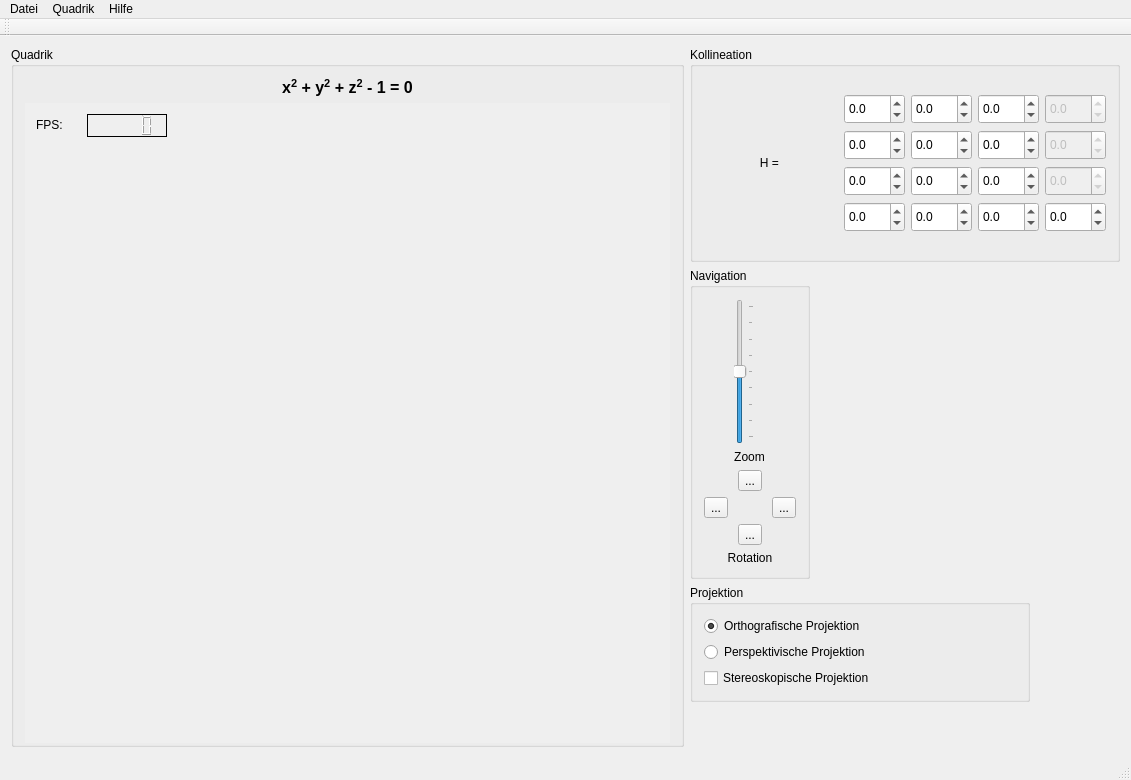
<?xml version="1.0" encoding="UTF-8"?>
<ui version="4.0">
 <class>MainWindow</class>
 <widget class="QMainWindow" name="MainWindow">
  <property name="geometry">
   <rect>
    <x>0</x>
    <y>0</y>
    <width>1131</width>
    <height>780</height>
   </rect>
  </property>
  <property name="minimumSize">
   <size>
    <width>0</width>
    <height>730</height>
   </size>
  </property>
  <property name="font">
   <font>
    <weight>50</weight>
    <bold>false</bold>
   </font>
  </property>
  <property name="windowTitle">
   <string>Quadriken im Raum</string>
  </property>
  <widget class="QWidget" name="centralWidget">
   <layout class="QHBoxLayout" name="horizontalLayout_2">
    <item>
     <widget class="QGroupBox" name="groupBox_4">
      <property name="title">
       <string>Quadrik</string>
      </property>
      <layout class="QVBoxLayout" name="verticalLayout_3">
       <item>
        <widget class="QLabel" name="equation">
         <property name="font">
          <font>
           <pointsize>12</pointsize>
           <weight>75</weight>
           <bold>true</bold>
          </font>
         </property>
         <property name="text">
          <string>x&lt;sup&gt;2&lt;/sup&gt; + y&lt;sup&gt;2&lt;/sup&gt; + z&lt;sup&gt;2&lt;/sup&gt; - 1 = 0</string>
         </property>
         <property name="alignment">
          <set>Qt::AlignCenter</set>
         </property>
        </widget>
       </item>
       <item>
        <widget class="MyGLWidget" name="myGLWidget" native="true">
         <property name="sizePolicy">
          <sizepolicy hsizetype="Preferred" vsizetype="Expanding">
           <horstretch>0</horstretch>
           <verstretch>0</verstretch>
          </sizepolicy>
         </property>
         <property name="minimumSize">
          <size>
           <width>640</width>
           <height>640</height>
          </size>
         </property>
         <property name="autoFillBackground">
          <bool>true</bool>
         </property>
         <widget class="QWidget" name="layoutWidget">
          <property name="geometry">
           <rect>
            <x>0</x>
            <y>0</y>
            <width>134</width>
            <height>25</height>
           </rect>
          </property>
          <layout class="QHBoxLayout" name="horizontalLayout">
           <property name="sizeConstraint">
            <enum>QLayout::SetFixedSize</enum>
           </property>
           <item>
            <widget class="QLabel" name="label_fps">
             <property name="sizePolicy">
              <sizepolicy hsizetype="Fixed" vsizetype="Fixed">
               <horstretch>0</horstretch>
               <verstretch>0</verstretch>
              </sizepolicy>
             </property>
             <property name="minimumSize">
              <size>
               <width>45</width>
               <height>0</height>
              </size>
             </property>
             <property name="text">
              <string>FPS:</string>
             </property>
             <property name="alignment">
              <set>Qt::AlignLeading|Qt::AlignLeft|Qt::AlignVCenter</set>
             </property>
            </widget>
           </item>
           <item>
            <widget class="QLCDNumber" name="lcdNumber_fps">
             <property name="sizePolicy">
              <sizepolicy hsizetype="Fixed" vsizetype="Fixed">
               <horstretch>0</horstretch>
               <verstretch>0</verstretch>
              </sizepolicy>
             </property>
             <property name="minimumSize">
              <size>
               <width>80</width>
               <height>0</height>
              </size>
             </property>
             <property name="frameShape">
              <enum>QFrame::Box</enum>
             </property>
             <property name="frameShadow">
              <enum>QFrame::Plain</enum>
             </property>
            </widget>
           </item>
          </layout>
         </widget>
        </widget>
       </item>
      </layout>
     </widget>
    </item>
    <item>
     <layout class="QVBoxLayout" name="verticalLayout_4">
      <property name="sizeConstraint">
       <enum>QLayout::SetFixedSize</enum>
      </property>
      <item>
       <widget class="QGroupBox" name="groupBox">
        <property name="sizePolicy">
         <sizepolicy hsizetype="Fixed" vsizetype="Fixed">
          <horstretch>0</horstretch>
          <verstretch>0</verstretch>
         </sizepolicy>
        </property>
        <property name="minimumSize">
         <size>
          <width>430</width>
          <height>215</height>
         </size>
        </property>
        <property name="title">
         <string>Kollineation</string>
        </property>
        <layout class="QVBoxLayout" name="verticalLayout_6">
         <item>
          <layout class="QHBoxLayout" name="horizontalLayout_3">
           <property name="sizeConstraint">
            <enum>QLayout::SetFixedSize</enum>
           </property>
           <item>
            <widget class="QLabel" name="label_Matrize">
             <property name="text">
              <string>H = </string>
             </property>
             <property name="alignment">
              <set>Qt::AlignCenter</set>
             </property>
            </widget>
           </item>
           <item>
            <layout class="QGridLayout" name="gridLayout">
             <property name="sizeConstraint">
              <enum>QLayout::SetFixedSize</enum>
             </property>
             <item row="0" column="0">
              <widget class="QDoubleSpinBox" name="doubleSpinBox_11">
               <property name="sizePolicy">
                <sizepolicy hsizetype="Fixed" vsizetype="Fixed">
                 <horstretch>0</horstretch>
                 <verstretch>0</verstretch>
                </sizepolicy>
               </property>
               <property name="minimumSize">
                <size>
                 <width>0</width>
                 <height>30</height>
                </size>
               </property>
               <property name="maximumSize">
                <size>
                 <width>70</width>
                 <height>16777215</height>
                </size>
               </property>
               <property name="toolTip">
                <string>Koeffizient a</string>
               </property>
               <property name="decimals">
                <number>1</number>
               </property>
               <property name="minimum">
                <double>-100.000000000000000</double>
               </property>
               <property name="singleStep">
                <double>0.100000000000000</double>
               </property>
              </widget>
             </item>
             <item row="0" column="1">
              <widget class="QDoubleSpinBox" name="doubleSpinBox_12">
               <property name="sizePolicy">
                <sizepolicy hsizetype="Fixed" vsizetype="Fixed">
                 <horstretch>0</horstretch>
                 <verstretch>0</verstretch>
                </sizepolicy>
               </property>
               <property name="minimumSize">
                <size>
                 <width>0</width>
                 <height>30</height>
                </size>
               </property>
               <property name="maximumSize">
                <size>
                 <width>70</width>
                 <height>16777215</height>
                </size>
               </property>
               <property name="toolTip">
                <string>Koeffizient h </string>
               </property>
               <property name="decimals">
                <number>1</number>
               </property>
               <property name="minimum">
                <double>-100.000000000000000</double>
               </property>
               <property name="singleStep">
                <double>0.100000000000000</double>
               </property>
              </widget>
             </item>
             <item row="0" column="2">
              <widget class="QDoubleSpinBox" name="doubleSpinBox_13">
               <property name="sizePolicy">
                <sizepolicy hsizetype="Fixed" vsizetype="Fixed">
                 <horstretch>0</horstretch>
                 <verstretch>0</verstretch>
                </sizepolicy>
               </property>
               <property name="minimumSize">
                <size>
                 <width>0</width>
                 <height>30</height>
                </size>
               </property>
               <property name="maximumSize">
                <size>
                 <width>70</width>
                 <height>16777215</height>
                </size>
               </property>
               <property name="toolTip">
                <string>Koeffizient g</string>
               </property>
               <property name="decimals">
                <number>1</number>
               </property>
               <property name="minimum">
                <double>-100.000000000000000</double>
               </property>
               <property name="singleStep">
                <double>0.100000000000000</double>
               </property>
              </widget>
             </item>
             <item row="0" column="3">
              <widget class="QDoubleSpinBox" name="doubleSpinBox_14">
               <property name="enabled">
                <bool>false</bool>
               </property>
               <property name="sizePolicy">
                <sizepolicy hsizetype="Fixed" vsizetype="Fixed">
                 <horstretch>0</horstretch>
                 <verstretch>0</verstretch>
                </sizepolicy>
               </property>
               <property name="minimumSize">
                <size>
                 <width>0</width>
                 <height>30</height>
                </size>
               </property>
               <property name="maximumSize">
                <size>
                 <width>70</width>
                 <height>16777215</height>
                </size>
               </property>
               <property name="toolTip">
                <string>Koeffizient p</string>
               </property>
               <property name="decimals">
                <number>1</number>
               </property>
               <property name="minimum">
                <double>-100.000000000000000</double>
               </property>
               <property name="singleStep">
                <double>0.100000000000000</double>
               </property>
              </widget>
             </item>
             <item row="1" column="0">
              <widget class="QDoubleSpinBox" name="doubleSpinBox_21">
               <property name="enabled">
                <bool>true</bool>
               </property>
               <property name="sizePolicy">
                <sizepolicy hsizetype="Fixed" vsizetype="Fixed">
                 <horstretch>0</horstretch>
                 <verstretch>0</verstretch>
                </sizepolicy>
               </property>
               <property name="minimumSize">
                <size>
                 <width>0</width>
                 <height>30</height>
                </size>
               </property>
               <property name="maximumSize">
                <size>
                 <width>70</width>
                 <height>16777215</height>
                </size>
               </property>
               <property name="toolTip">
                <string>Koeffizient h</string>
               </property>
               <property name="decimals">
                <number>1</number>
               </property>
               <property name="minimum">
                <double>-100.000000000000000</double>
               </property>
               <property name="singleStep">
                <double>0.100000000000000</double>
               </property>
              </widget>
             </item>
             <item row="1" column="1">
              <widget class="QDoubleSpinBox" name="doubleSpinBox_22">
               <property name="sizePolicy">
                <sizepolicy hsizetype="Fixed" vsizetype="Fixed">
                 <horstretch>0</horstretch>
                 <verstretch>0</verstretch>
                </sizepolicy>
               </property>
               <property name="minimumSize">
                <size>
                 <width>0</width>
                 <height>30</height>
                </size>
               </property>
               <property name="maximumSize">
                <size>
                 <width>70</width>
                 <height>16777215</height>
                </size>
               </property>
               <property name="toolTip">
                <string>Koeffizient b</string>
               </property>
               <property name="decimals">
                <number>1</number>
               </property>
               <property name="minimum">
                <double>-100.000000000000000</double>
               </property>
               <property name="singleStep">
                <double>0.100000000000000</double>
               </property>
              </widget>
             </item>
             <item row="1" column="2">
              <widget class="QDoubleSpinBox" name="doubleSpinBox_23">
               <property name="sizePolicy">
                <sizepolicy hsizetype="Fixed" vsizetype="Fixed">
                 <horstretch>0</horstretch>
                 <verstretch>0</verstretch>
                </sizepolicy>
               </property>
               <property name="minimumSize">
                <size>
                 <width>0</width>
                 <height>30</height>
                </size>
               </property>
               <property name="maximumSize">
                <size>
                 <width>70</width>
                 <height>16777215</height>
                </size>
               </property>
               <property name="toolTip">
                <string>Koeffizient f</string>
               </property>
               <property name="decimals">
                <number>1</number>
               </property>
               <property name="minimum">
                <double>-100.000000000000000</double>
               </property>
               <property name="singleStep">
                <double>0.100000000000000</double>
               </property>
              </widget>
             </item>
             <item row="1" column="3">
              <widget class="QDoubleSpinBox" name="doubleSpinBox_24">
               <property name="enabled">
                <bool>false</bool>
               </property>
               <property name="sizePolicy">
                <sizepolicy hsizetype="Fixed" vsizetype="Fixed">
                 <horstretch>0</horstretch>
                 <verstretch>0</verstretch>
                </sizepolicy>
               </property>
               <property name="minimumSize">
                <size>
                 <width>0</width>
                 <height>30</height>
                </size>
               </property>
               <property name="maximumSize">
                <size>
                 <width>70</width>
                 <height>16777215</height>
                </size>
               </property>
               <property name="toolTip">
                <string>Koeffizient q</string>
               </property>
               <property name="decimals">
                <number>1</number>
               </property>
               <property name="minimum">
                <double>-100.000000000000000</double>
               </property>
               <property name="singleStep">
                <double>0.100000000000000</double>
               </property>
              </widget>
             </item>
             <item row="2" column="0">
              <widget class="QDoubleSpinBox" name="doubleSpinBox_31">
               <property name="enabled">
                <bool>true</bool>
               </property>
               <property name="sizePolicy">
                <sizepolicy hsizetype="Fixed" vsizetype="Fixed">
                 <horstretch>0</horstretch>
                 <verstretch>0</verstretch>
                </sizepolicy>
               </property>
               <property name="minimumSize">
                <size>
                 <width>0</width>
                 <height>30</height>
                </size>
               </property>
               <property name="maximumSize">
                <size>
                 <width>70</width>
                 <height>16777215</height>
                </size>
               </property>
               <property name="toolTip">
                <string>Koeffizient g</string>
               </property>
               <property name="decimals">
                <number>1</number>
               </property>
               <property name="minimum">
                <double>-100.000000000000000</double>
               </property>
               <property name="singleStep">
                <double>0.100000000000000</double>
               </property>
              </widget>
             </item>
             <item row="2" column="1">
              <widget class="QDoubleSpinBox" name="doubleSpinBox_32">
               <property name="enabled">
                <bool>true</bool>
               </property>
               <property name="sizePolicy">
                <sizepolicy hsizetype="Fixed" vsizetype="Fixed">
                 <horstretch>0</horstretch>
                 <verstretch>0</verstretch>
                </sizepolicy>
               </property>
               <property name="minimumSize">
                <size>
                 <width>0</width>
                 <height>30</height>
                </size>
               </property>
               <property name="maximumSize">
                <size>
                 <width>70</width>
                 <height>16777215</height>
                </size>
               </property>
               <property name="toolTip">
                <string>Koeffizient f</string>
               </property>
               <property name="decimals">
                <number>1</number>
               </property>
               <property name="minimum">
                <double>-100.000000000000000</double>
               </property>
               <property name="singleStep">
                <double>0.100000000000000</double>
               </property>
              </widget>
             </item>
             <item row="2" column="2">
              <widget class="QDoubleSpinBox" name="doubleSpinBox_33">
               <property name="sizePolicy">
                <sizepolicy hsizetype="Fixed" vsizetype="Fixed">
                 <horstretch>0</horstretch>
                 <verstretch>0</verstretch>
                </sizepolicy>
               </property>
               <property name="minimumSize">
                <size>
                 <width>0</width>
                 <height>30</height>
                </size>
               </property>
               <property name="maximumSize">
                <size>
                 <width>70</width>
                 <height>16777215</height>
                </size>
               </property>
               <property name="toolTip">
                <string>Koeffizient c</string>
               </property>
               <property name="decimals">
                <number>1</number>
               </property>
               <property name="minimum">
                <double>-100.000000000000000</double>
               </property>
               <property name="singleStep">
                <double>0.100000000000000</double>
               </property>
              </widget>
             </item>
             <item row="2" column="3">
              <widget class="QDoubleSpinBox" name="doubleSpinBox_34">
               <property name="enabled">
                <bool>false</bool>
               </property>
               <property name="sizePolicy">
                <sizepolicy hsizetype="Fixed" vsizetype="Fixed">
                 <horstretch>0</horstretch>
                 <verstretch>0</verstretch>
                </sizepolicy>
               </property>
               <property name="minimumSize">
                <size>
                 <width>0</width>
                 <height>30</height>
                </size>
               </property>
               <property name="maximumSize">
                <size>
                 <width>70</width>
                 <height>16777215</height>
                </size>
               </property>
               <property name="toolTip">
                <string>Koeffizient r</string>
               </property>
               <property name="decimals">
                <number>1</number>
               </property>
               <property name="minimum">
                <double>-100.000000000000000</double>
               </property>
               <property name="singleStep">
                <double>0.100000000000000</double>
               </property>
              </widget>
             </item>
             <item row="3" column="0">
              <widget class="QDoubleSpinBox" name="doubleSpinBox_41">
               <property name="enabled">
                <bool>true</bool>
               </property>
               <property name="sizePolicy">
                <sizepolicy hsizetype="Fixed" vsizetype="Fixed">
                 <horstretch>0</horstretch>
                 <verstretch>0</verstretch>
                </sizepolicy>
               </property>
               <property name="minimumSize">
                <size>
                 <width>0</width>
                 <height>30</height>
                </size>
               </property>
               <property name="maximumSize">
                <size>
                 <width>70</width>
                 <height>16777215</height>
                </size>
               </property>
               <property name="toolTip">
                <string>Koeffizient p</string>
               </property>
               <property name="decimals">
                <number>1</number>
               </property>
               <property name="minimum">
                <double>-100.000000000000000</double>
               </property>
               <property name="singleStep">
                <double>0.100000000000000</double>
               </property>
              </widget>
             </item>
             <item row="3" column="1">
              <widget class="QDoubleSpinBox" name="doubleSpinBox_42">
               <property name="enabled">
                <bool>true</bool>
               </property>
               <property name="sizePolicy">
                <sizepolicy hsizetype="Fixed" vsizetype="Fixed">
                 <horstretch>0</horstretch>
                 <verstretch>0</verstretch>
                </sizepolicy>
               </property>
               <property name="minimumSize">
                <size>
                 <width>0</width>
                 <height>30</height>
                </size>
               </property>
               <property name="maximumSize">
                <size>
                 <width>70</width>
                 <height>16777215</height>
                </size>
               </property>
               <property name="toolTip">
                <string>Koeffizient q</string>
               </property>
               <property name="decimals">
                <number>1</number>
               </property>
               <property name="minimum">
                <double>-100.000000000000000</double>
               </property>
               <property name="singleStep">
                <double>0.100000000000000</double>
               </property>
              </widget>
             </item>
             <item row="3" column="2">
              <widget class="QDoubleSpinBox" name="doubleSpinBox_43">
               <property name="enabled">
                <bool>true</bool>
               </property>
               <property name="sizePolicy">
                <sizepolicy hsizetype="Fixed" vsizetype="Fixed">
                 <horstretch>0</horstretch>
                 <verstretch>0</verstretch>
                </sizepolicy>
               </property>
               <property name="minimumSize">
                <size>
                 <width>0</width>
                 <height>30</height>
                </size>
               </property>
               <property name="maximumSize">
                <size>
                 <width>70</width>
                 <height>16777215</height>
                </size>
               </property>
               <property name="toolTip">
                <string>Koeffizient r</string>
               </property>
               <property name="decimals">
                <number>1</number>
               </property>
               <property name="minimum">
                <double>-100.000000000000000</double>
               </property>
               <property name="singleStep">
                <double>0.100000000000000</double>
               </property>
              </widget>
             </item>
             <item row="3" column="3">
              <widget class="QDoubleSpinBox" name="doubleSpinBox_44">
               <property name="sizePolicy">
                <sizepolicy hsizetype="Fixed" vsizetype="Fixed">
                 <horstretch>0</horstretch>
                 <verstretch>0</verstretch>
                </sizepolicy>
               </property>
               <property name="minimumSize">
                <size>
                 <width>0</width>
                 <height>30</height>
                </size>
               </property>
               <property name="maximumSize">
                <size>
                 <width>70</width>
                 <height>16777215</height>
                </size>
               </property>
               <property name="toolTip">
                <string>Koeffizient d</string>
               </property>
               <property name="decimals">
                <number>1</number>
               </property>
               <property name="minimum">
                <double>-100.000000000000000</double>
               </property>
               <property name="singleStep">
                <double>0.100000000000000</double>
               </property>
              </widget>
             </item>
            </layout>
           </item>
          </layout>
         </item>
        </layout>
       </widget>
      </item>
      <item>
       <widget class="QGroupBox" name="groupBox_2">
        <property name="sizePolicy">
         <sizepolicy hsizetype="Fixed" vsizetype="Fixed">
          <horstretch>0</horstretch>
          <verstretch>0</verstretch>
         </sizepolicy>
        </property>
        <property name="minimumSize">
         <size>
          <width>0</width>
          <height>0</height>
         </size>
        </property>
        <property name="maximumSize">
         <size>
          <width>120</width>
          <height>16777215</height>
         </size>
        </property>
        <property name="title">
         <string>Navigation</string>
        </property>
        <layout class="QVBoxLayout" name="verticalLayout_2">
         <item>
          <layout class="QGridLayout" name="gridLayout_3">
           <item row="0" column="0">
            <widget class="QSlider" name="verticalSlider_zoom">
             <property name="sizePolicy">
              <sizepolicy hsizetype="Fixed" vsizetype="Fixed">
               <horstretch>0</horstretch>
               <verstretch>0</verstretch>
              </sizepolicy>
             </property>
             <property name="minimumSize">
              <size>
               <width>0</width>
               <height>145</height>
              </size>
             </property>
             <property name="minimum">
              <number>1</number>
             </property>
             <property name="maximum">
              <number>9</number>
             </property>
             <property name="pageStep">
              <number>1</number>
             </property>
             <property name="value">
              <number>5</number>
             </property>
             <property name="sliderPosition">
              <number>5</number>
             </property>
             <property name="orientation">
              <enum>Qt::Vertical</enum>
             </property>
             <property name="tickPosition">
              <enum>QSlider::TicksBelow</enum>
             </property>
            </widget>
           </item>
           <item row="1" column="0">
            <widget class="QLabel" name="label_zoom">
             <property name="sizePolicy">
              <sizepolicy hsizetype="Fixed" vsizetype="Fixed">
               <horstretch>0</horstretch>
               <verstretch>0</verstretch>
              </sizepolicy>
             </property>
             <property name="text">
              <string>Zoom</string>
             </property>
             <property name="alignment">
              <set>Qt::AlignCenter</set>
             </property>
            </widget>
           </item>
          </layout>
         </item>
         <item>
          <layout class="QVBoxLayout" name="verticalLayout">
           <item>
            <layout class="QGridLayout" name="gridLayout_2">
             <item row="2" column="1" alignment="Qt::AlignHCenter">
              <widget class="QToolButton" name="toolButton_down">
               <property name="text">
                <string>...</string>
               </property>
               <property name="icon">
                <iconset theme="down">
                 <normaloff/>
                </iconset>
               </property>
               <property name="shortcut">
                <string>Ctrl+Shift+Down</string>
               </property>
              </widget>
             </item>
             <item row="0" column="1" alignment="Qt::AlignHCenter">
              <widget class="QToolButton" name="toolButton_up">
               <property name="text">
                <string>...</string>
               </property>
               <property name="icon">
                <iconset theme="up">
                 <normaloff/>
                </iconset>
               </property>
               <property name="shortcut">
                <string>Ctrl+Shift+Up</string>
               </property>
              </widget>
             </item>
             <item row="1" column="0" alignment="Qt::AlignVCenter">
              <widget class="QToolButton" name="toolButton_left">
               <property name="layoutDirection">
                <enum>Qt::LeftToRight</enum>
               </property>
               <property name="text">
                <string>...</string>
               </property>
               <property name="icon">
                <iconset theme="back">
                 <normaloff/>
                </iconset>
               </property>
               <property name="shortcut">
                <string>Ctrl+Shift+Left</string>
               </property>
              </widget>
             </item>
             <item row="1" column="2" alignment="Qt::AlignVCenter">
              <widget class="QToolButton" name="toolButton_right">
               <property name="text">
                <string>...</string>
               </property>
               <property name="icon">
                <iconset theme="forward">
                 <normaloff/>
                </iconset>
               </property>
               <property name="shortcut">
                <string>Ctrl+Shift+Right</string>
               </property>
              </widget>
             </item>
            </layout>
           </item>
           <item>
            <widget class="QLabel" name="label_rotation">
             <property name="sizePolicy">
              <sizepolicy hsizetype="Minimum" vsizetype="Minimum">
               <horstretch>0</horstretch>
               <verstretch>0</verstretch>
              </sizepolicy>
             </property>
             <property name="text">
              <string>Rotation</string>
             </property>
             <property name="alignment">
              <set>Qt::AlignCenter</set>
             </property>
            </widget>
           </item>
          </layout>
         </item>
        </layout>
       </widget>
      </item>
      <item>
       <widget class="QGroupBox" name="groupBox_3">
        <property name="sizePolicy">
         <sizepolicy hsizetype="Fixed" vsizetype="Fixed">
          <horstretch>0</horstretch>
          <verstretch>0</verstretch>
         </sizepolicy>
        </property>
        <property name="minimumSize">
         <size>
          <width>340</width>
          <height>100</height>
         </size>
        </property>
        <property name="title">
         <string>Projektion</string>
        </property>
        <layout class="QVBoxLayout" name="verticalLayout_5">
         <item>
          <widget class="QRadioButton" name="radioButton_orthograficProjektion">
           <property name="text">
            <string>Orthografische Projektion</string>
           </property>
           <property name="shortcut">
            <string>Ctrl+O</string>
           </property>
           <property name="checked">
            <bool>true</bool>
           </property>
          </widget>
         </item>
         <item>
          <widget class="QRadioButton" name="radioButton_projectivicProjektion">
           <property name="text">
            <string>Perspektivische Projektion</string>
           </property>
           <property name="shortcut">
            <string>Ctrl+P</string>
           </property>
          </widget>
         </item>
         <item>
          <widget class="QCheckBox" name="checkBox_stereo">
           <property name="text">
            <string>Stereoskopische Projektion</string>
           </property>
           <property name="shortcut">
            <string>Space</string>
           </property>
          </widget>
         </item>
        </layout>
       </widget>
      </item>
      <item>
       <spacer name="verticalSpacer">
        <property name="orientation">
         <enum>Qt::Vertical</enum>
        </property>
        <property name="sizeHint" stdset="0">
         <size>
          <width>20</width>
          <height>40</height>
         </size>
        </property>
       </spacer>
      </item>
     </layout>
    </item>
   </layout>
  </widget>
  <widget class="QMenuBar" name="menuBar">
   <property name="geometry">
    <rect>
     <x>0</x>
     <y>0</y>
     <width>1131</width>
     <height>29</height>
    </rect>
   </property>
   <widget class="QMenu" name="menuDatei">
    <property name="title">
     <string>Datei</string>
    </property>
    <addaction name="actionBeenden"/>
   </widget>
   <widget class="QMenu" name="menuHilfe">
    <property name="enabled">
     <bool>true</bool>
    </property>
    <property name="title">
     <string>Hilfe</string>
    </property>
    <addaction name="actionInfo"/>
   </widget>
   <widget class="QMenu" name="menuQuadrik">
    <property name="title">
     <string>Quadrik</string>
    </property>
    <widget class="QMenu" name="menuNormalform_2">
     <property name="title">
      <string>Gruppiert nach Normalform</string>
     </property>
     <addaction name="actionMittelpunktsquadrik"/>
     <addaction name="actionKegeliger_Typ"/>
     <addaction name="actionParabolischer_Typ"/>
    </widget>
    <widget class="QMenu" name="menuNicht_degenerierte_Quadrik">
     <property name="title">
      <string>Gruppiert nach Kegelschnitt</string>
     </property>
     <addaction name="actionEllipsoid"/>
     <addaction name="separator"/>
     <addaction name="actionHyperboloidEinschalig"/>
     <addaction name="actionHyperboloidZweischalig"/>
     <addaction name="separator"/>
     <addaction name="actionParaboloidElliptisch"/>
     <addaction name="actionParaboloidHyperbolisch"/>
    </widget>
    <addaction name="menuNormalform_2"/>
    <addaction name="menuNicht_degenerierte_Quadrik"/>
   </widget>
   <addaction name="menuDatei"/>
   <addaction name="menuQuadrik"/>
   <addaction name="menuHilfe"/>
  </widget>
  <widget class="QToolBar" name="mainToolBar">
   <attribute name="toolBarArea">
    <enum>TopToolBarArea</enum>
   </attribute>
   <attribute name="toolBarBreak">
    <bool>false</bool>
   </attribute>
  </widget>
  <widget class="QStatusBar" name="statusBar"/>
  <action name="actionBeenden">
   <property name="icon">
    <iconset theme="exit">
     <normaloff/>
    </iconset>
   </property>
   <property name="text">
    <string>Beenden</string>
   </property>
   <property name="shortcut">
    <string>Ctrl+Q</string>
   </property>
  </action>
  <action name="actionInfo">
   <property name="enabled">
    <bool>true</bool>
   </property>
   <property name="icon">
    <iconset theme="info">
     <normaloff/>
    </iconset>
   </property>
   <property name="text">
    <string>Info</string>
   </property>
   <property name="toolTip">
    <string>Info</string>
   </property>
   <property name="shortcut">
    <string>F1</string>
   </property>
  </action>
  <action name="actionEllipsoid">
   <property name="text">
    <string>Ellipsoid</string>
   </property>
  </action>
  <action name="actionParaboloidElliptisch">
   <property name="text">
    <string>Elliptisches Paraboloid</string>
   </property>
  </action>
  <action name="actionParaboloidHyperbolisch">
   <property name="text">
    <string>Hyperbolisches Paraboloid</string>
   </property>
  </action>
  <action name="actionHyperboloidEinschalig">
   <property name="text">
    <string>Einschaliges Hyperboloid</string>
   </property>
  </action>
  <action name="actionHyperboloidZweischalig">
   <property name="text">
    <string>Zweischaliges Hyperboloid</string>
   </property>
  </action>
  <action name="actionMittelpunktsquadrik">
   <property name="text">
    <string>Mittelpunktsquadrik</string>
   </property>
  </action>
  <action name="actionParabolischer_Typ">
   <property name="text">
    <string>Parabolischer Typ</string>
   </property>
  </action>
  <action name="actionKegeliger_Typ">
   <property name="text">
    <string>Kegeliger Typ</string>
   </property>
  </action>
 </widget>
 <layoutdefault spacing="6" margin="11"/>
 <customwidgets>
  <customwidget>
   <class>MyGLWidget</class>
   <extends>QWidget</extends>
   <header>myglwidget.h</header>
   <container>1</container>
  </customwidget>
 </customwidgets>
 <tabstops>
  <tabstop>doubleSpinBox_11</tabstop>
  <tabstop>doubleSpinBox_21</tabstop>
  <tabstop>doubleSpinBox_31</tabstop>
  <tabstop>doubleSpinBox_41</tabstop>
  <tabstop>doubleSpinBox_12</tabstop>
  <tabstop>doubleSpinBox_22</tabstop>
  <tabstop>doubleSpinBox_32</tabstop>
  <tabstop>doubleSpinBox_42</tabstop>
  <tabstop>doubleSpinBox_13</tabstop>
  <tabstop>doubleSpinBox_23</tabstop>
  <tabstop>doubleSpinBox_33</tabstop>
  <tabstop>doubleSpinBox_43</tabstop>
  <tabstop>doubleSpinBox_44</tabstop>
  <tabstop>verticalSlider_zoom</tabstop>
  <tabstop>toolButton_up</tabstop>
  <tabstop>toolButton_left</tabstop>
  <tabstop>toolButton_right</tabstop>
  <tabstop>toolButton_down</tabstop>
  <tabstop>radioButton_orthograficProjektion</tabstop>
  <tabstop>radioButton_projectivicProjektion</tabstop>
  <tabstop>checkBox_stereo</tabstop>
  <tabstop>doubleSpinBox_24</tabstop>
  <tabstop>doubleSpinBox_14</tabstop>
  <tabstop>doubleSpinBox_34</tabstop>
 </tabstops>
 <resources/>
 <connections/>
</ui>
